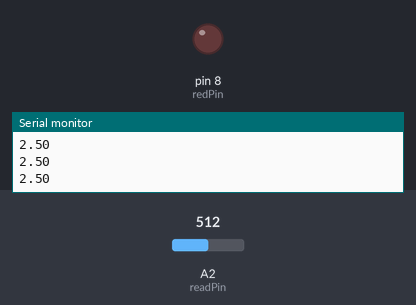
Simulated run of this sketch. Board: Arduino Uno, built with avr-gcc and run on an emulated ATmega328P. On the bench: output pins drawn as LEDs (lit = HIGH), the last lines printed to the serial monitor. Inputs (shaded band) come from the test bench; at power-on: A2 (readPin) = 512.

Above: at 1.3 s.
1.4 s: A2 (readPin) set to 805
2.9 s: A2 (readPin) set to 837
At 3.5 s:
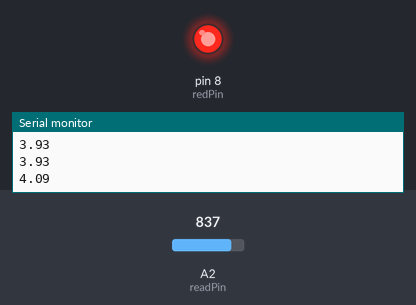
4.5 s: A2 (readPin) set to 716
At 5.7 s:
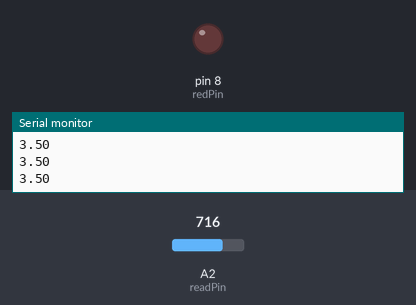
6.0 s: A2 (readPin) set to 900
At 7.1 s:
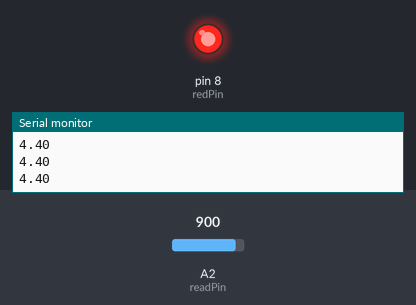
Timing chart, 0 to 8.5 s (numbered marks = the images above; inputs shaded):
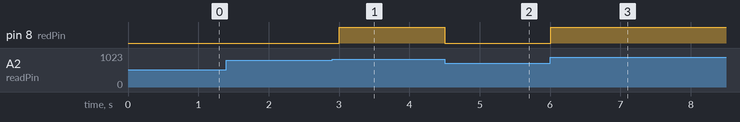

The sketch:

measure_volts_one_pin.ino
```cpp
int readPin=A2;
float V2=0;
int readVal;
int delayTime=500;
int redPin=8;

void setup() {
  // put your setup code here, to run once:
pinMode(readPin,INPUT);
pinMode(redPin,OUTPUT);

Serial.begin(9600);
}

void loop() {
  // put your main code here, to run repeatedly:
readVal=analogRead(readPin);
V2=(5./1023.)*readVal;
Serial.println(V2);
if (V2>4.0){
  digitalWrite(redPin,HIGH);
}
if (V2<4.0){
  digitalWrite(redPin,LOW);
}
delay(delayTime);
}
```

Measured:
- the behaviour switches between 818 and 819 on A2 (readPin) (found by bisection; images 0 and 1)
- after the input at 2.9 s, pin 8 (redPin): LOW → HIGH after 0.10 s
- after the input at 4.5 s, pin 8 (redPin): HIGH → LOW at once
- after the input at 6.0 s, pin 8 (redPin): LOW → HIGH at once
